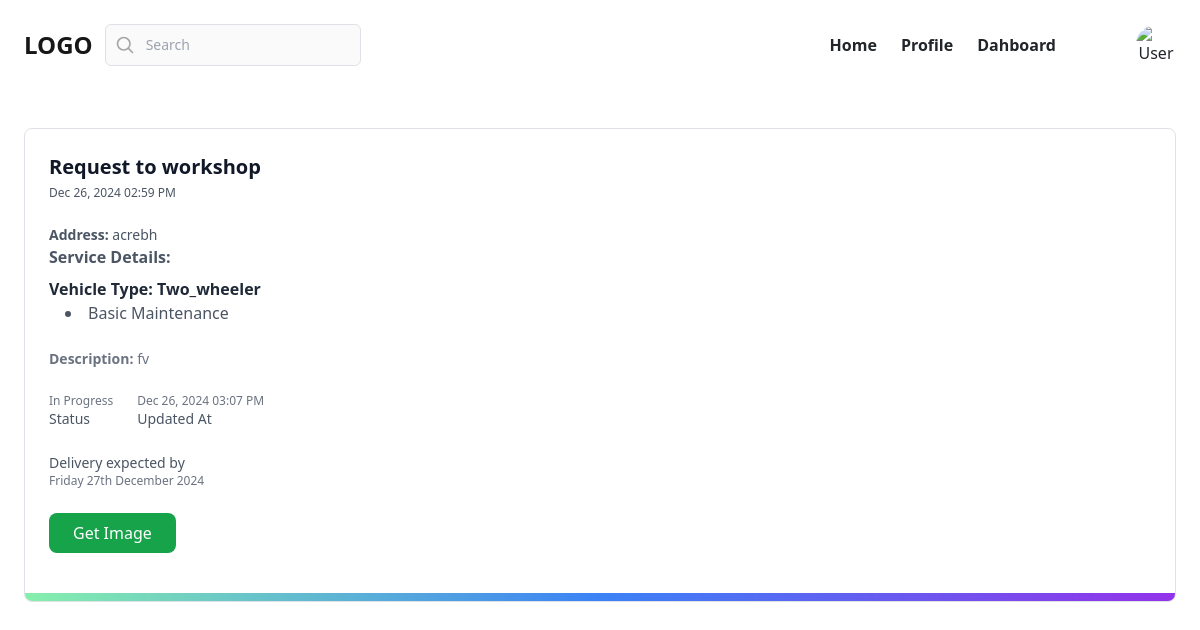
/breakdown/details/142/customer/ (signed in), run on the app's committed database.
### myapp/models.py (models this page shows, shortened)
class BaseModel(models.Model):
    created_date=models.DateTimeField(auto_now_add=True)
    updated_date=models.DateTimeField(auto_now=True)
    is_active=models.BooleanField(default=True)

class BreakdownRequest(BaseModel):
    customer = models.ForeignKey(User, on_delete=models.CASCADE, related_name='breakdown_requests')
    service_provider = models.ForeignKey(User, on_delete=models.CASCADE, related_name='assigned_requests')
    service_types = models.ManyToManyField(ServiceType, related_name='breakdown_requests')
    description = models.TextField(null=True,blank=True)
    image = models.ImageField(upload_to='images/', blank=True, null=True)
    status_choices = [
        ('pending', 'Pending'),
        ('accepted', 'Accepted'),
        ('pick_up', 'Pick up Completed'),
        ('in_progress', 'In Progress'),
        ('completed', 'Completed'),
        ('delivered', 'Delivered'),
        ('cancelled', 'Cancelled'),
        ]
    status = models.CharField(max_length=20, choices=status_choices, default='pending')
    latitude = models.FloatField(blank=True,null=True)
    longitude = models.FloatField(blank=True,null=True)
    estimated_date = models.DateField(null=True, blank=True)
    completed_at = models.DateTimeField(blank=True, null=True)

class User(AbstractUser):
    role_choices = [
        ('customer', 'Customer'),
        ('provider', 'Service Provider'),
    ]
    role = models.CharField(max_length=20, choices=role_choices,default="customer")
    phone_number = models.CharField(max_length=15, blank=True, null=True)
    is_verified=models.BooleanField(default=False)
    otp=models.CharField(max_length=6,null=True,blank=True)

class BaseModel(models.Model):
    created_date=models.DateTimeField(auto_now_add=True)
    updated_date=models.DateTimeField(auto_now=True)
    is_active=models.BooleanField(default=True)

class ServiceProviderProfile(BaseModel):
    user = models.OneToOneField(User, on_delete=models.CASCADE, related_name='provider_profile')
    service_types = models.ManyToManyField(ServiceType, related_name='providers')
    address = models.CharField(max_length=200, blank=True ,null=True)
    availability_status = models.BooleanField(default=True)
    profile_picture = models.ImageField(upload_to='profilepictures/', blank=True, null=True, default="profilepictures/default.png")
    total_reviews = models.PositiveIntegerField(default=0)
    average_rating = models.FloatField(default=0.0)

class ServiceType(models.Model):
    vehicle_type_choices = [
        ('two_wheeler', 'Two wheeler'),
        ('four_wheeler', 'Four Wheeler'),
        ('others', 'Others'),
        ]
    vehicle_type = models.CharField(max_length=20, choices=vehicle_type_choices, default='two_wheeler')
    name = models.CharField(max_length=100)
    description = models.TextField(blank=True, null=True)

### myapp/views.py (the view)
# urls.py: path('breakdown/details/<int:pk>/customer/',views.CustomerBreakdownRequestDetailView.as_view(), name='breakdownrequestcustomer-detail'),
@method_decorator(decs,name="dispatch")
class CustomerBreakdownRequestDetailView(View):
    template_name = "breakdownrequest_customer_detail.html"
    def get(self, request, *args, **kwargs):
        id = kwargs.get("pk")
        request_instance = BreakdownRequest.objects.get(id=id)
        payment = Payment.objects.filter(breakdown_request=request_instance).first()
        grouped_services = {
            'two_wheeler': request_instance.service_types.filter(vehicle_type='two_wheeler'),
            'four_wheeler': request_instance.service_types.filter(vehicle_type='four_wheeler'),
            'others': request_instance.service_types.filter(vehicle_type='others'),
        }
        context = {
            "request": request_instance,
            "grouped_services": grouped_services,
            "payment": payment,
        }
        return render(request, self.template_name, context)

### myapp/templates/breakdownrequest_customer_detail.html (shortened to what this page needs)
{% extends "customer_base.html" %}
{% block main_block %}
<div class="my-12 w-screen max-w-7xl mx-auto px-4 sm:px-6 h-screen ">
    <div class="relative block overflow-hidden rounded-lg border border-gray-100 p-4 sm:p-6 lg:p-8 mb-6">
        <span class="absolute inset-x-0 bottom-0 h-2 bg-gradient-to-r from-green-300 via-blue-500 to-purple-600"></span>
        <div class="sm:flex sm:justify-between sm:gap-4">
            <div>
                <h3 class="text-lg font-bold text-gray-900 sm:text-xl">
                    Request to {{ request.service_provider.username }}
                </h3>
                <p class="mt-1 text-xs font-medium text-gray-600">{{ request.created_date|date:"M d, Y h:i A" }}</p>
            </div>
        </div>
        <div class="mt-4">
            <p class="text-sm text-gray-600">
                <strong>Address:</strong> {{ request.service_provider.provider_profile.address }}
            </p>
        </div>
    <div class="mb-4">
        <p class="text-gray-600"><strong>Service Details:</strong></p>
        {% for vehicle_type, services in grouped_services.items %}
          {% if services.exists %}
            <p class="text-gray-800 font-bold mt-2">
              Vehicle Type: {{ vehicle_type|capfirst }}
            </p>
            <ul class="list-disc list-inside text-gray-600 ml-4">
              {% for service in services %}
                <li>{{ service.name }}</li>
              {% endfor %}
            </ul>
          {% endif %}
        {% endfor %}
        <div class="mt-4">
            <p class="text-sm text-gray-500">
                <strong>Description:</strong> {{ request.description }}
            </p>
        </div>
        <dl class="mt-6 flex gap-4 sm:gap-6">
            <div class="flex flex-col-reverse">
                <dt class="text-sm font-medium text-gray-600">Status</dt>
                <dd class="text-xs text-gray-500">{{ request.get_status_display }}</dd>
            </div>
            <div class="flex flex-col-reverse">
                <dt class="text-sm font-medium text-gray-600">Updated At</dt>
                <dd class="text-xs text-gray-500">{{ request.updated_date|date:"M d, Y h:i A" }}</dd>
            </div>
        </dl>
        <dl class="mt-6 flex gap-4 sm:gap-6">
            {% if request.status == "pick_up" or request.status == "in_progress" or request.status == "completed" %}
            <div class="flex flex-col">
                <dt class="text-sm font-medium text-gray-600">Delivery expected by</dt>
                <dd class="text-xs text-gray-500">{{ request.estimated_date|date:"l jS F Y" }}</dd>
            </div>
            {% endif %}
        </dl>
        {% if request.image %}
        <div class="mt-6">
            <button class="px-4 py-2 bg-green-600 text-white rounded-lg hover:bg-green-700" onclick="toggleImage('{{ request.id }}')">
                Get Image
            </button>
        </div>
        {% endif %}
</div>
{% endblock %}

### data on the page
BreakdownRequest: service_provider.username "workshop", service_provider.provider_profile.address "acrebh", description "fv", status "In Progress", estimated_date "Friday 27th December 2024"
BaseModel: created_date "Dec 26, 2024 02:59 PM", updated_date "Dec 26, 2024 03:07 PM"
ServiceType: name "Basic Maintenance"

### other printed values
{{ vehicle_type|capfirst }} "Two_wheeler"
